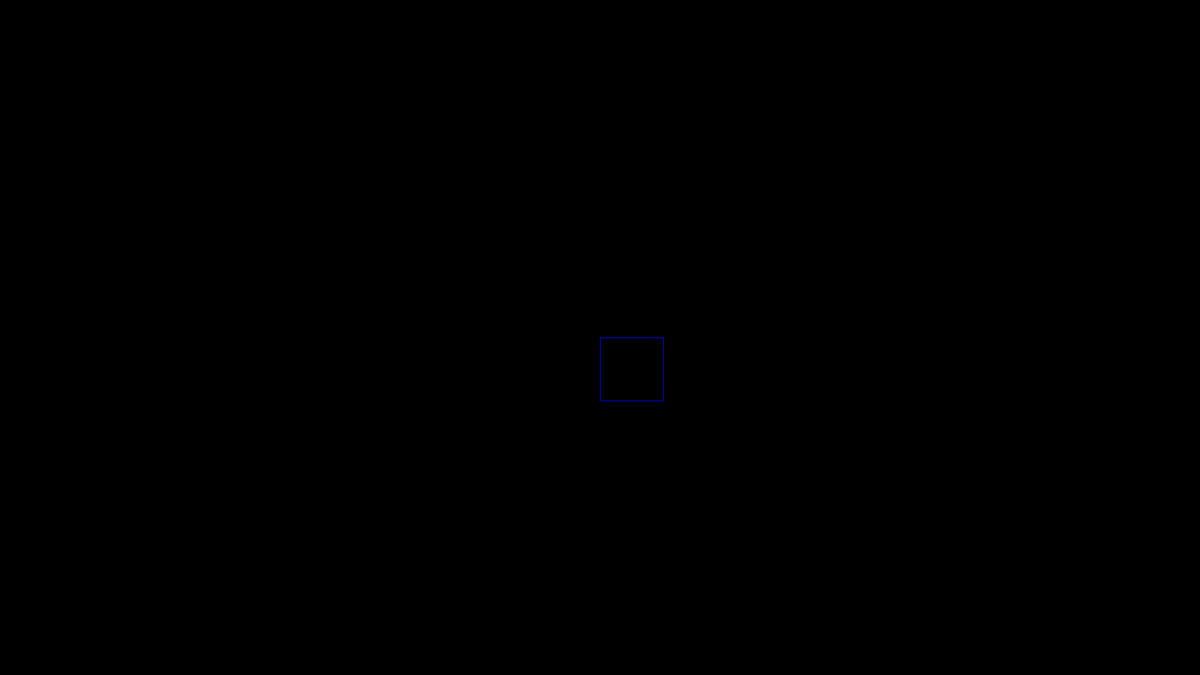
Frame 1 (no input)
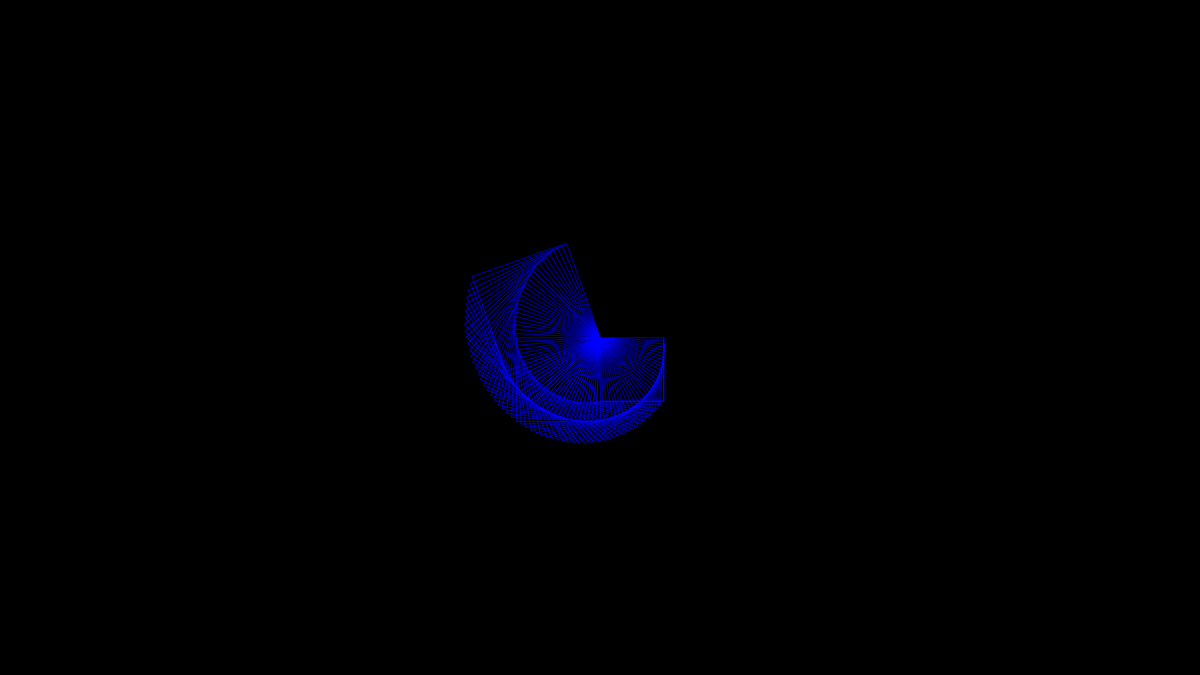
Frame 60 (the mouse pressed at the canvas centre just before this capture)
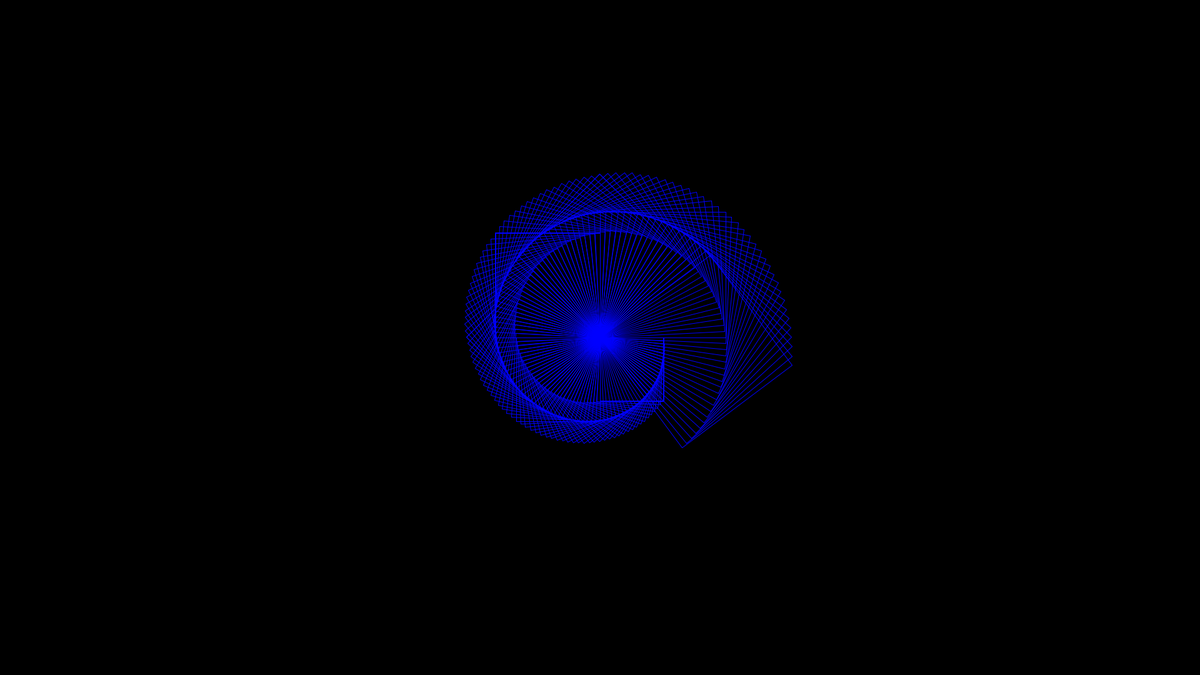
Frame 120 (the mouse held since frame 60 and released just before this capture)

The Processing sketch that drew these frames (run headless with seeded random() and noise(); from frame 60 on, the mouse is pressed at the canvas centre):

// Processing sketch: spiral
// ── spiral.pde
float rotation = 0;
float n = 0;

void setup() {
  size(1920, 1080);
  
  background(0);
  //frameRate(4);
}

void draw() {
  translate(width/2, height/2);
  rotate(rotation);
  
  rectMode(CORNER);
  stroke(0, 0, 255);
  noFill();
  
  rect(0, 0, 100 + frameCount, 100 + frameCount);
  
  rotation += PI / 64.0;
  
  // this helps to eliminate the accumalating floating point error by snapping the rotation to the propper value everynow and then
  if(rotation > n * PI / 4) {
    rotation = n * PI / 4;
    n++;
  }
}
